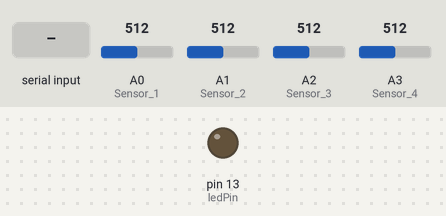
Bench run of a sketch on a simulated Arduino Uno, built with avr-gcc and run on an emulated ATmega328P. Shown: output pins drawn as LEDs (lit = HIGH). Inputs (shaded band) come from the test bench; at power-on: A0 (Sensor_1) = 512, A1 (Sensor_2) = 512, A2 (Sensor_3) = 512, A3 (Sensor_4) = 512.

Above: at 1.2 s.
1.3 s: "H" received over the second serial link
At 2.7 s:
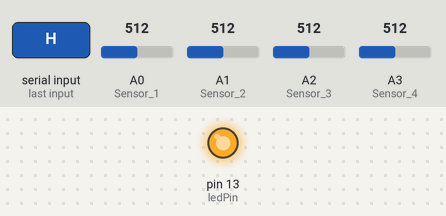
3.1 s: "L" received over the second serial link
At 3.6 s:
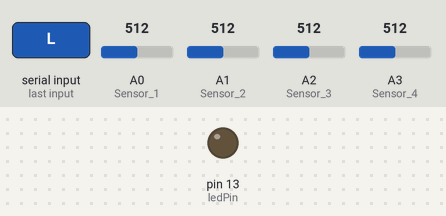
Timing chart, 0 to 6.1 s (numbered marks = the images above; inputs shaded):
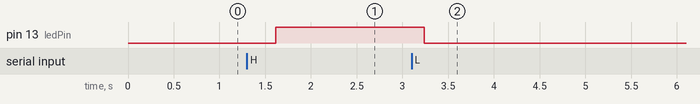

The sketch:

Manometro_4Sensores.ino
```cpp
// Autor:
// Date:
// TO-DO
//      Ver: bar PSI

//Include the SoftwareSerial library
#include "SoftwareSerial.h"

//Create a new software  serial
SoftwareSerial bluetooth(10, 11 ); //TX, RX (Bluetooth)

const int ledPin = 13; // the pin that the LED is attached to
int incomingByte;      // a variable to read incoming serial data into
int Sensor_1 = A0;  // Sensor conectado ao pino analógico 0 (YX52S00013P1 Excavator Low Pressure Sensor)
int Sensor_2 = A1;
int Sensor_3 = A2;
int Sensor_4 = A3;

float pr_1 = 0.00;
float pr_2 = 0.00;
float pr_3 = 0.00;
float pr_4 = 0.00;

float Pres_Bar = 0.00;
float Pres_Psi = 0.00;

void setup() {
  //Initialize the software serial
  bluetooth.begin(9600);

  // initialize the LED pin as an output:
  pinMode(ledPin, OUTPUT);
}

void loop() {
  // see if there's incoming serial data:
  if (bluetooth.available() > 0) {
    // read the oldest byte in the serial buffer:
    incomingByte = bluetooth.read();
    // if it's a capital H (ASCII 72), turn on the LED:
    if (incomingByte == 'H') {
      digitalWrite(ledPin, HIGH);
      bluetooth.println("LED: ON");
    }
    // if it's an L (ASCII 76) turn off the LED:
    if (incomingByte == 'L') {
      digitalWrite(ledPin, LOW);
      bluetooth.println("LED: OFF");

    }
  }

  // Sensor conectado ao pino analógico 0 (YX52S00013P1 Excavator Low Pressure Sensor)

      //Pressao = map(analogRead(Sensor_Pressao), 0, 1023, 0.00, 5.00);  // lê o pino de entrada
      pr_1 = (analogRead(Sensor_1) * (5.00/1023));
      pr_2 = (analogRead(Sensor_2) * (5.00/1023));
      pr_3 = (analogRead(Sensor_3) * (5.00/1023));
      pr_4 = (analogRead(Sensor_4) * (5.00/1023));


      //se nao quiser que saia em volts, só comentar essas 3 linhas abaixo
     // bluetooth.print("Volts: ");
  //    bluetooth.print(Pressao);
   //   bluetooth.println("V");

       bluetooth.print(pr_1);
       bluetooth.print(";");
       bluetooth.print(pr_2);
       bluetooth.print(";");
       bluetooth.print(pr_3);
       bluetooth.print(";");
       bluetooth.print(pr_4);
       bluetooth.print("#");


    /*  //Pressure range: 0~50 MPa (500 Bar ou 7251.89 Psi) (Vs=5V DC 0.5V~4.5V DC)
      if ((Pressao >= 0.5) && (Pressao >= 4.5)) {
        Pressao = Pressao - 0.5;
        Pres_Bar = Pressao * (500/4.5);
        Pres_Psi = Pressao * (7251.89/4.5);

     //   bluetooth.print("Pressão: ");
    //    bluetooth.print(Pres_Bar);
    //    bluetooth.print(" Bar");
    //    bluetooth.print(" ou ");
    //    bluetooth.print(Pres_Psi);
    //    bluetooth.println(" Psi");
      }
      */

      delay(300);
}
```

Measured:
- after the input at 1.3 s, pin 13 (ledPin): LOW → HIGH after 0.31 s
- after the input at 3.1 s, pin 13 (ledPin): HIGH → LOW after 0.14 s
